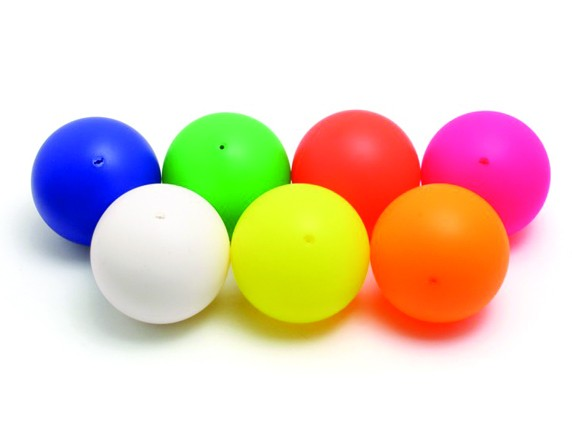
#> input picture bola.jpg, 572 x 426 px
$ python deteksioren.py
#> lines starting #> are read from the running program, lines starting #| are printed output that depends on the picture; after the words box and inside, x2 and y2 are one past the last pixel; in counts of white or black regions, pixels touching at a corner belong together
import cv2
img = cv2.imread("bola.jpg")
#> img is the input picture: shape (426, 572, 3); mean B, G, R 191.2, 210, 230.4
cv2.imshow("asli", img)
hsv = cv2.cvtColor(img, cv2.COLOR_BGR2HSV)
#> hsv: shape (426, 572, 3); mean H, S, V 34.3, 75.7, 247.7
mask = cv2.inRange(hsv,(6, 195, 246), (20, 255, 255) )
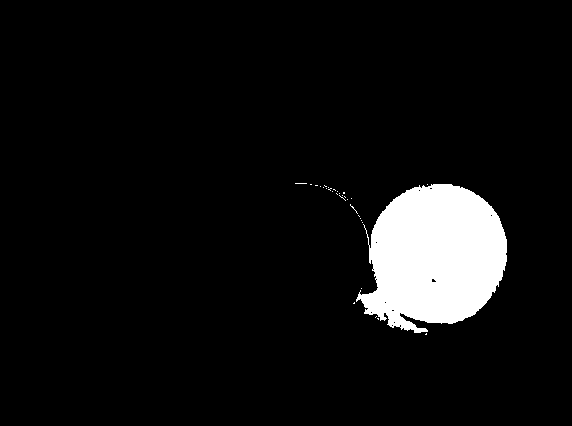
#> mask: shape (426, 572); 6.7% white; 32 white regions (31 under 20 px), largest, box (x1, y1, x2, y2) and area: (356, 184, 507, 333) 16198
result = cv2.bitwise_and(img, img, mask=mask)
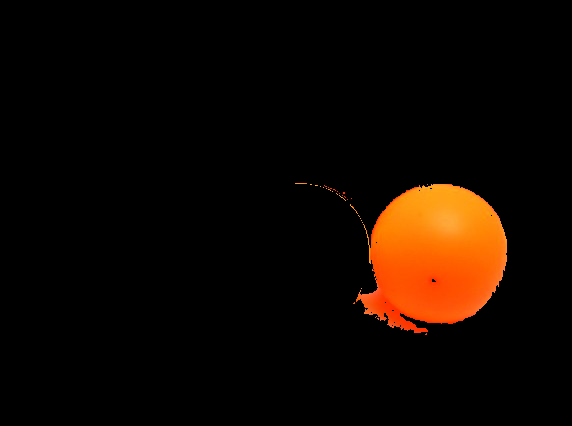
#> result: shape (426, 572, 3); mean B, G, R 0.8, 7.4, 17
cv2.imshow("mask", mask)
cv2.imshow("orange", result)
cv2.waitKey()
cv2.destroyAllWindows()
